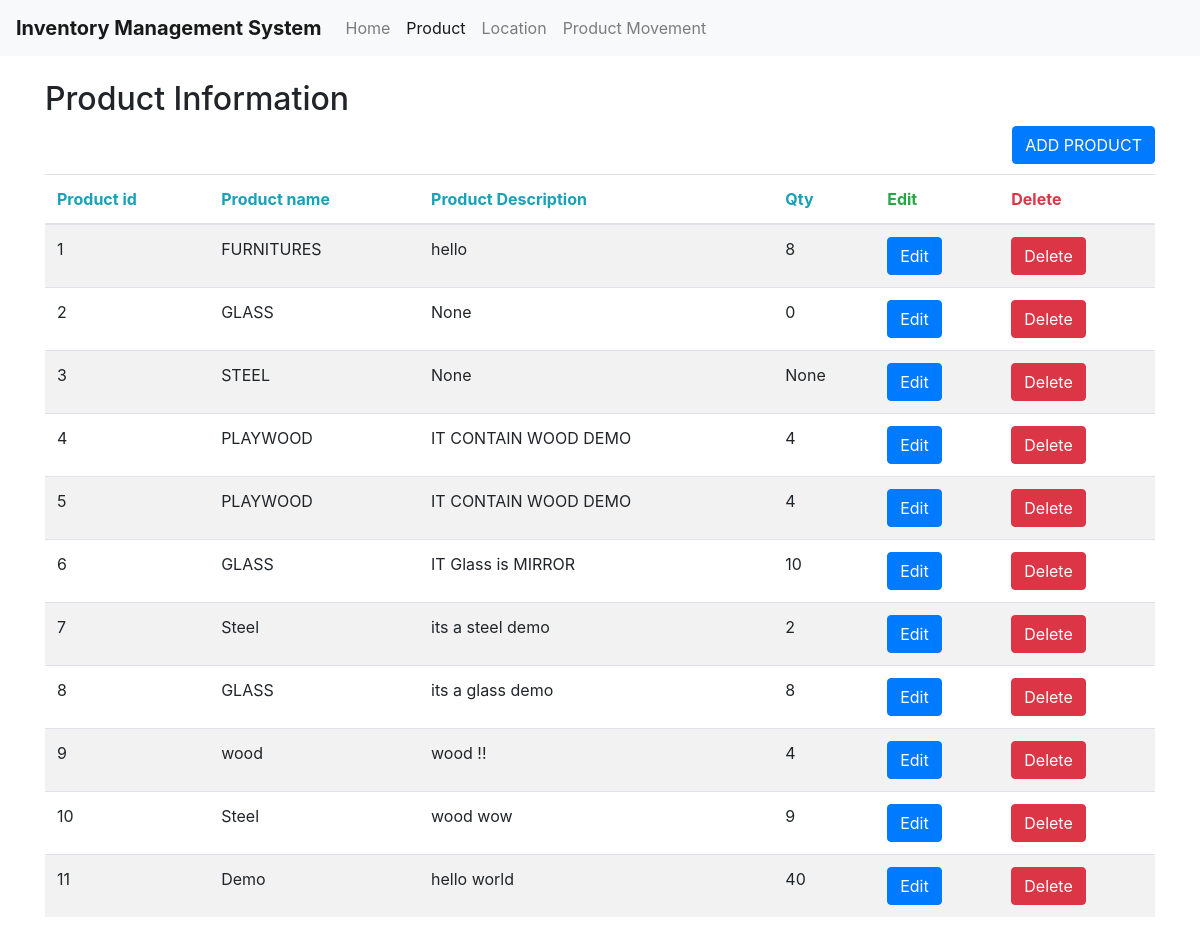
Page /Product on the committed database.
### tables this page shows
CREATE TABLE Product (productID INTEGER PRIMARY KEY, productName TEXT ,productDescription TEXT,QTY INTEGER);

### home.py (the view)
@app.route("/Product")
def Product():
   con = sql.connect("database.db")
   con.row_factory = sql.Row
   cur = con.cursor()
   cur.execute("select * from Product")
   rows = cur.fetchall();
   return  render_template('Product.html',rows = rows)

### templates/Product.html (shortened to what this page needs)
<!DOCTYPE html>
<html>
<head>
	<link rel="stylesheet" href="https://stackpath.bootstrapcdn.com/bootstrap/4.1.3/css/bootstrap.min.css">
</head>
<body>
				<nav class="navbar navbar-expand-lg navbar-light bg-light">
			  <a class="navbar-brand" href="#"><b>Inventory Management System</b></a>
			  <div class="collapse navbar-collapse" id="navbarNavAltMarkup">
			    <div class="navbar-nav">
			      <a class="nav-item nav-link" href="/home">Home</a>
			      <a class="nav-item nav-link active" href="/Product">Product <span class="sr-only">(current)</span></a>
			      <a class="nav-item nav-link" href="/Location">Location</a>
			      <a class="nav-item nav-link" href="/ProductMovement">Product Movement</a>
			    </div>
			  </div>
			</nav>
<div class="container">
  <h2>Product Information</h2>
 <div class="float-md-right">
  <button type="button" class="btn btn-primary" data-toggle="modal" data-target="#exampleModal">ADD PRODUCT</button></div>
 </div>
  <table class="table table-striped">
    <thead>
      <tr>
        <th class="text-info">Product id</th>
        <th class="text-info">Product name</th>
        <th class="text-info">Product Description</th>
        <th class="text-info">Qty</th>
        <th class="text-success">Edit</th>
        <th class="text-danger">Delete</th>
      </tr>
    </thead>
    <tbody>
       {% for row in rows %}
            <tr>
               <td>{{row["productID"]}}</td>
               <td>{{row["productName"]}}</td>
               <td> {{ row["productDescription"]}}</td>
               <td>{{row['QTY']}}</td>
               <td>
                    <a><button class="btn btn-primary" OnClick='showModal({{row["productID"]}},"{{row["productName"]}}","{{row["productDescription"]}}","{{row["QTY"]}}");'>Edit</button></a></td>
                       <td> <a href='deleteProduct/{{row["productID"]}}'><button class="btn btn-danger">Delete</button></a>
                     </td>
            </tr>
         {% endfor %}
    </tbody>
  </table>
</body>
</html>

### rows in the picture
Product: productID "1", productName "FURNITURES", productDescription "hello", QTY "8"
Product: productID "2", productName "GLASS", productDescription "None", QTY "0"
Product: productID "3", productName "STEEL", productDescription "None", QTY "None"
Product: productID "4", productName "PLAYWOOD", productDescription "IT CONTAIN WOOD DEMO", QTY "4"
Product: productID "5", productName "PLAYWOOD", productDescription "IT CONTAIN WOOD DEMO", QTY "4"
Product: productID "6", productName "GLASS", productDescription "IT Glass is MIRROR", QTY "10"
Product: productID "7", productName "Steel", productDescription "its a steel demo", QTY "2"
Product: productID "8", productName "GLASS", productDescription "its a glass demo", QTY "8"
Product: productID "9", productName "wood", productDescription "wood !!", QTY "4"
Product: productID "10", productName "Steel", productDescription "wood wow", QTY "9"
Product: productID "11", productName "Demo", productDescription "hello world", QTY "40"
